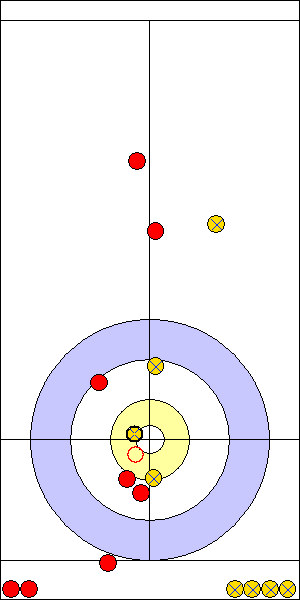
#> input picture img.jpg, 300 x 600 px
$ python -i test.py   (imports and definitions only)
#> lines starting #> are read from the running program, lines starting #| are printed output that depends on the picture; after the words box and inside, x2 and y2 are one past the last pixel; in counts of white or black regions, pixels touching at a corner belong together
import numpy as np
import pandas as pd
import xml.etree.ElementTree as ET
import cv2


def get_rock_positions(image_path):
    """
    Given a path to the standard sheet overview (image_path) as a string, returns a
    pandas DataFrame with all rock positions in terms of pixel positions in
    the image, and the rock color (Red or Yellow), and the size of the rock
    (useful for removing the unthrown ones without a position cut that could
    prove problematic in the extreme edge case of a rock that isn't fully past the hog
    line but is still in play because it collided  with a rock past the hog line.

    NB: The output requires further post-processing to flip the rocks to the correct
    coordinate system (origin at the center of the button) and extract the
    direction of play, as well as remove the rocks that are out of play or yet
    to be thrown.
    """
#> called with image_path = 'img.jpg'

    # The discussion here indicates that assembling a list of dicts for each row
    # is a pretty fast way of getting a structure we can easily convert to a
    # DataFrame.  So set that up now:
    # https://stackoverflow.com/questions/10715965/add-one-row-to-pandas-dataframe
    row_list = []

    # Dictionary keys will be ["color", "x", "y", "size"]

    # Start by reading in the image.
    img = cv2.imread(image_path)
#> img is the input picture: shape (600, 300, 3); mean B, G, R 241.3, 237.3, 239.8

    # Convert this to a binary image for each stone color.
    # (White where the stones are, black everywhere else).
    # Red stones are just solid red circles
    red_bin = cv2.inRange(img, (0, 0, 255), (0, 0, 255))
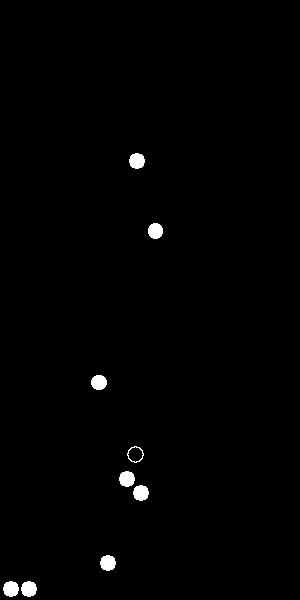
#> red_bin: shape (600, 300); 0.92% white; 9 white regions, largest, box (x1, y1, x2, y2) and area: (129, 153, 145, 169) 200, (119, 471, 135, 487) 200, (133, 485, 149, 501) 200

    # Yellow stones that have been thrown already are yellow circles that also
    # have an X in them that is part blue and part greyish-yellow.  So that the
    # contour finding works properly, we need to OR all these binary images
    # together so that played rock contours are detected as circles.
    # In most cases yellow is (B,G,R) = (0,255,255).  It looks like when the
    # house is yellow-ish sometimes it is darker.  So expand the range to allow
    # (0,193,255).  Should still be specific enough not to trigger on the house.
    # In this case, blue takes on a little bit of green too.
    # Also need to expand greyish-yellow out to allow (0, 178, 239)
    yellow_bin = cv2.inRange(img, (0, 192, 255), (0, 255, 255))
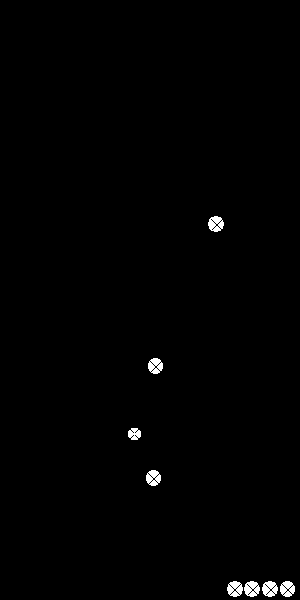
#> yellow_bin: shape (600, 300); 0.74% white; 8 white regions, largest, box (x1, y1, x2, y2) and area: (208, 216, 224, 232) 178, (227, 581, 243, 597) 178, (244, 581, 260, 597) 178
    blue_bin = cv2.inRange(img, (255, 0, 0), (255, 63, 0))
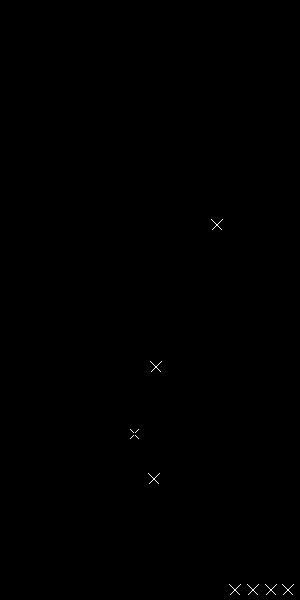
#> blue_bin: shape (600, 300); 0.09% white in thin lines or dots, all inside (x1, y1, x2, y2) = (130, 219, 294, 595)

    # Greyish-yellow appears to employ two shades in some instances.  Use them
    # as the bounds of the range.
    # Original before the "off yellow" expansion:
    # (32,207,207), (32,223,223)
    # Increse G by 1 for another shade of grey found (sometimes (rarely) a black X is
    # used through the yellow stones.  Adding black is problematic for this
    # algorithm though (triggers on all the lines), so will not do that.
    greyish_yellow_bin = cv2.inRange(img, (0, 164, 207), (32, 224, 239))
#> greyish_yellow_bin: shape (600, 300); every value is 0

    yellow_rocks = cv2.bitwise_or(yellow_bin, cv2.bitwise_or(blue_bin,
                                                             greyish_yellow_bin))
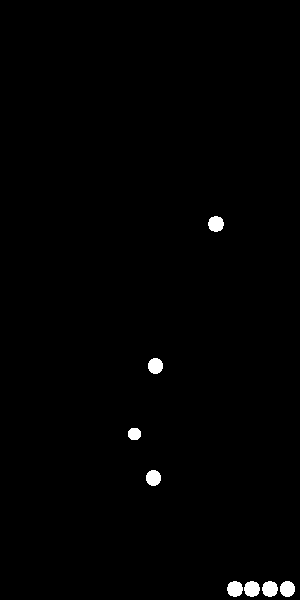
#> yellow_rocks: shape (600, 300); 0.84% white; 8 white regions, largest, box (x1, y1, x2, y2) and area: (208, 216, 224, 232) 200, (227, 581, 243, 597) 200, (244, 581, 260, 597) 200

    # Loop over red and yellow, and fill the row_list, one rock position per
    # row.
    rock_bin_dict = {"red": red_bin, "yellow": yellow_rocks}.items()
    for color, rock_bin in rock_bin_dict:

        # Get the contours, using RETR_TREE so can use hierarchy to remove contours within
        # contours (unfilled circles denoting positions of rocks that were
        # moved)
        contours, hierarchy = cv2.findContours(rock_bin, cv2.RETR_TREE,
                                               cv2.CHAIN_APPROX_NONE)

        # We want to remove all contours that have contours within them or are
        # within contours, as these are former positions of rocks, which we
        # don't need to store.
        # Such contours have parents or children (the last 2 entries in the
        # hierarchy for the contour), so we need to only keep contours whose
        # last 2 hierarchy numbers are both -1.
        only_rocks = np.array(contours)[np.all(hierarchy[0, :, 2:4] == -1,
                                               axis=1)]

        # Finally, loop over the remaining contours in only_rocks and get the
        # centroids to get the rock positions, appending them with their color
        # to row_list.
        # Note: In the case of partial rock previous positions, the area, M['m00'],
        # comes up as zero.  To guard against division by zero, divide by the
        # maximum of M['m00'] and 1.
        for cnt in only_rocks:
            M = cv2.moments(cnt)
            cx = M['m10'] / max(M['m00'], 1)
            cy = M['m01'] / max(M['m00'], 1)

            row_list.append({"color": color, "x": cx, "y": cy, "size": M['m00']})
#> this loop made 1 pass
#> color on pass 1: 'red'
#> after the loop, row_list = []

    # Now that we've looped over both colors and all rocks with those colors,
    # turn the row_list to a DataFrame and return it.

#> (the run stopped early here; a loop or call above may not have finished)

$ run again, on pic1.jpg
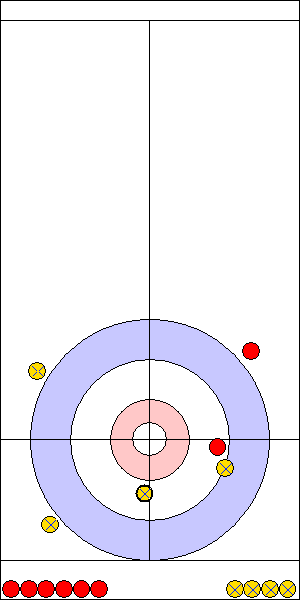
#> input picture pic1.jpg, 300 x 600 px
#> in get_rock_positions, img is the input picture: shape (600, 300, 3); mean B, G, R 242, 236, 239.7
#> in get_rock_positions, `red_bin = cv2.inRange(img, (0, 0, 255), (0, 0, 255))`:
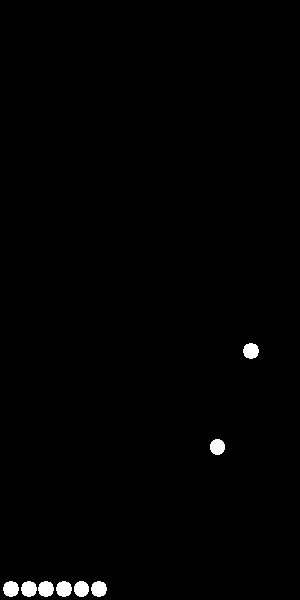
#> red_bin: shape (600, 300); 0.88% white; 8 white regions, largest, box (x1, y1, x2, y2) and area: (243, 343, 259, 359) 200, (3, 581, 19, 597) 200, (21, 581, 37, 597) 200
#> yellow_bin: shape (600, 300); 0.76% white; 8 white regions, largest, box (x1, y1, x2, y2) and area: (29, 363, 45, 379) 182, (217, 460, 233, 476) 178, (227, 581, 243, 597) 178
#> blue_bin: shape (600, 300); 0.09% white in thin lines or dots, all inside (x1, y1, x2, y2) = (32, 366, 294, 595)
#> greyish_yellow_bin: shape (600, 300); every value is 0
#> in get_rock_positions, `yellow_rocks = cv2.bitwise_or(yellow_bin, cv2.bitwise_or(blue_bin, gre..`:
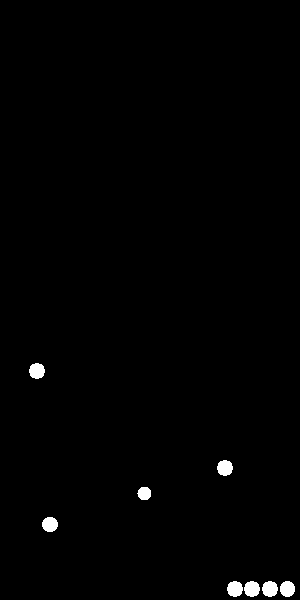
#> yellow_rocks: shape (600, 300); 0.85% white; 8 white regions, largest, box (x1, y1, x2, y2) and area: (29, 363, 45, 379) 200, (217, 460, 233, 476) 200, (227, 581, 243, 597) 200
#> the loop in get_rock_positions, `for color, rock_bin in rock_bin_dict:` made 1 pass
#> color on pass 1: 'red'
#> after the loop in get_rock_positions, `for color, rock_bin in rock_bin_dict:`: row_list = []
